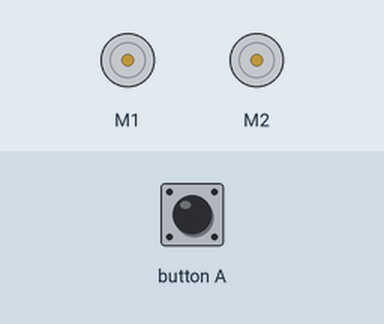
A program run on a simulated BBC micro:bit (MakeCode). Parts: 2 × DC motor (green arrow = forward, orange = backward, longer = faster). The test bench sets the inputs (shaded band).

Above: at 1.2 s.
1.3 s: button A pressed for 0.15 s
At 2.1 s:
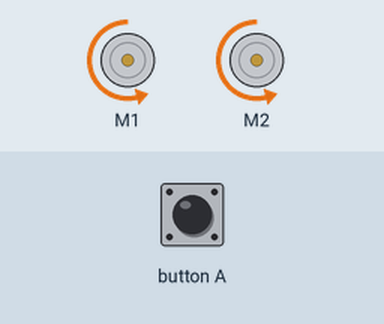
At 4.48 s:
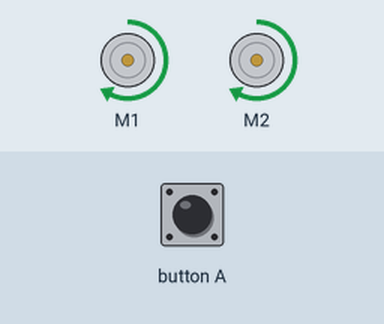
Timing chart, 0 to 11.8 s (numbered marks = the images above; inputs shaded):
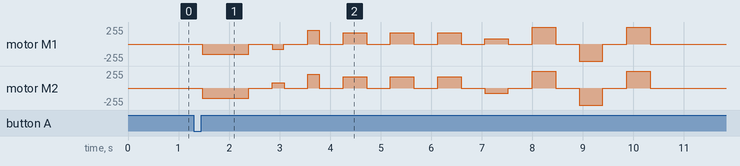

Measured:
- after the input at 1.3 s, motor M1: stopped → backward 153/255 after 0.17 s, → stopped 0.92 s later, → backward 76/255 0.47 s later, → stopped 0.23 s later, … (20 changes in this stretch); motor M2: stopped → backward 153/255 after 0.17 s, → stopped 0.92 s later, → forward 76/255 0.47 s later, → stopped 0.23 s later, … (20 changes in this stretch)

The program:

main.ts
```typescript
input.onButtonPressed(Button.A, function () {
    bitbot.goms(BBDirection.Reverse, 60, takt * 2)
    basic.pause(takt)
    bitbot.rotatems(BBRobotDirection.Left, 30, takt / 2)
    basic.pause(takt)
    bitbot.goms(BBDirection.Forward, 80, takt / 2)
    basic.pause(takt)
    bitbot.goms(BBDirection.Forward, 65, takt)
    basic.pause(takt)
    bitbot.goms(BBDirection.Forward, 65, takt)
    basic.pause(takt)
    bitbot.goms(BBDirection.Forward, 65, takt)
    basic.pause(takt)
    bitbot.rotatems(BBRobotDirection.Right, 32, takt)
    basic.pause(takt)
    bitbot.goms(BBDirection.Forward, 100, takt)
    basic.pause(takt)
    bitbot.goms(BBDirection.Reverse, 100, takt)
    basic.pause(takt)
    bitbot.goms(BBDirection.Forward, 100, takt)
})
let takt = 0
takt = 467.75
basic.forever(function () {

})
```

test.ts
```typescript
// testene settes inn her; disse vil ikke kompilert så lenge denne pakken blir brukt som en utvidelse.
```
